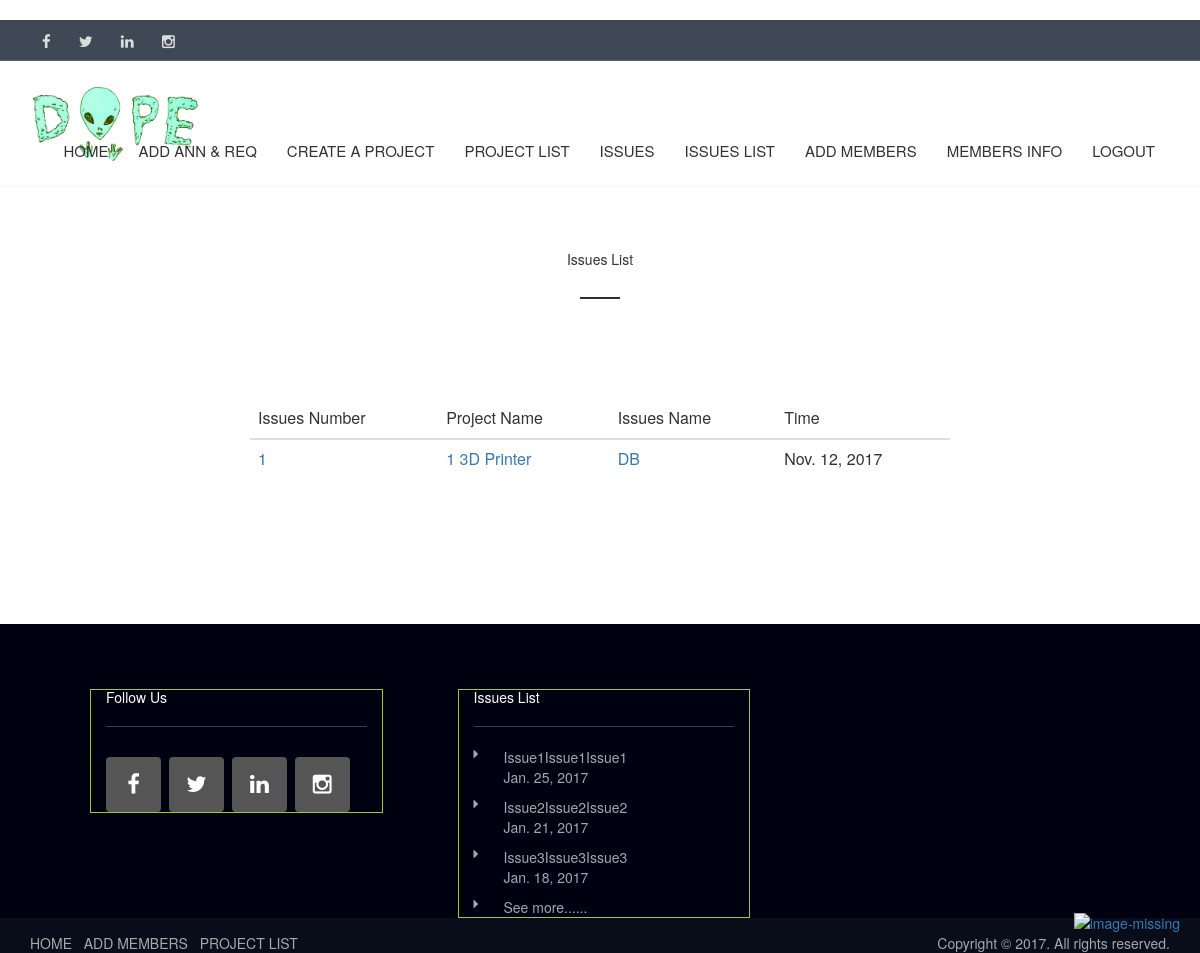
/myapp/issues_list/ (signed in), run on an earlier commit of the app's database.
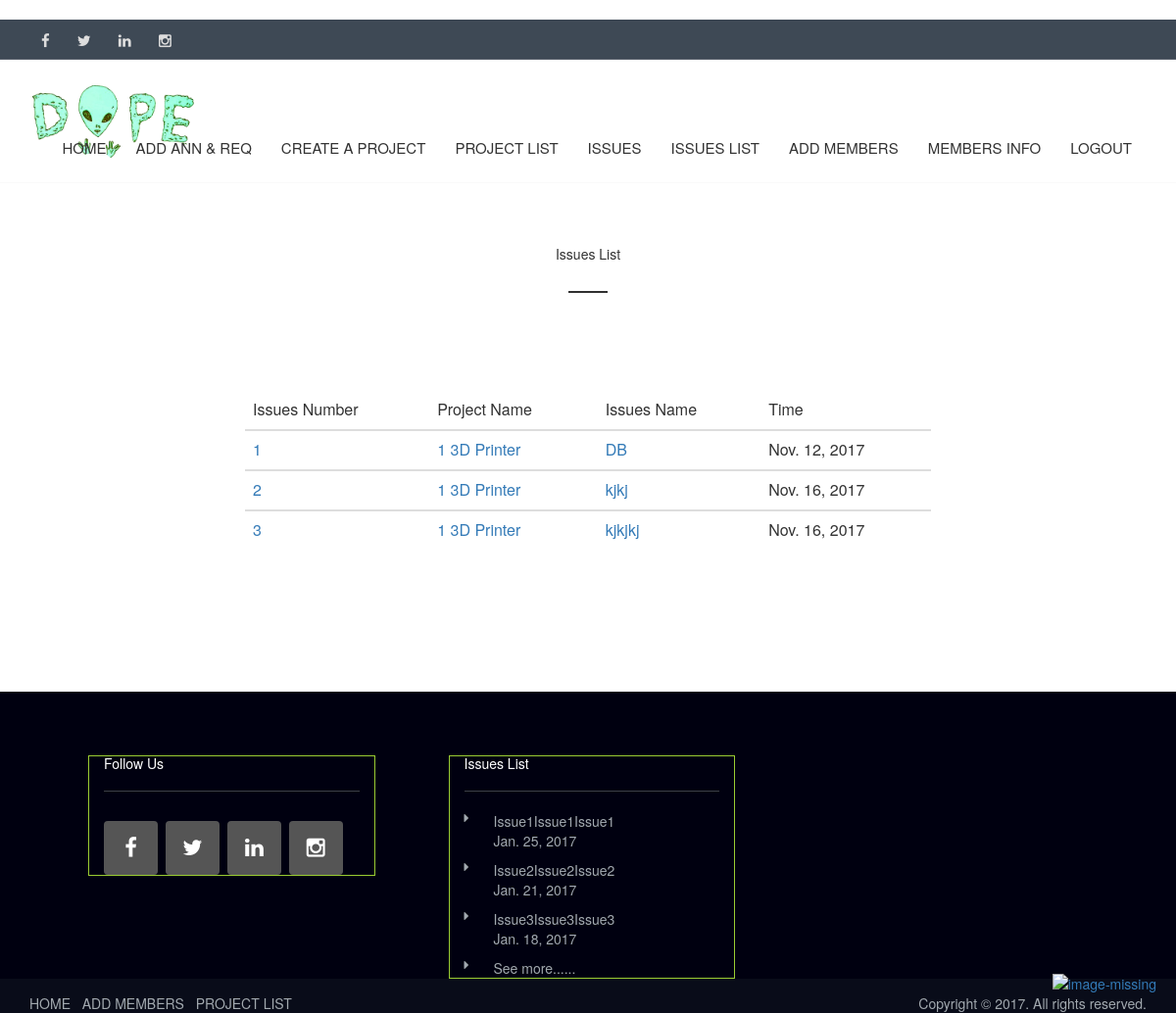
And on a later commit of the database.
### myapp/models.py (models this page shows, shortened)
class Issue(models.Model):
    project = models.ForeignKey(Project)
    title = models.CharField(max_length=1000)
    description = models.CharField(max_length=100000)
    author = models.ForeignKey(User)
    date =  models.DateField()

class Project(models.Model):
    project_no = models.IntegerField(primary_key=True)
    members = models.ManyToManyField(Member,blank=True)
    name = models.CharField(max_length=50)
    leader = models.CharField(max_length=50)
    start_date = models.DateField()
    end_date = models.DateField()
    Communication = 0
    Planning = 1
    Modeling = 2
    Construction = 3
    Deployment = 4
    phase_choice = (
        (0, 'Communication'),
        (1, 'Planning'),
        (2, 'Modeling'),
        (3, 'Construction'),
        (4, 'Deploylment')
    )
    phase = models.IntegerField(default=0, choices=phase_choice)
    description = models.CharField(max_length=100000)
    def __str__(self):
        return str(self.project_no)+'  '+ self.name

### myapp/views.py (the view)
def Issues_list(request):
    if request.user.username == 'mica':
        issue_list = Issue.objects.all()
    else:
        P_no = Member.objects.filter(first_name=request.user.username).values_list('project_no')
        issue_list = Issue.objects.filter(project=P_no)
    return render(request, 'management/issues_list.html', {'issue_list':issue_list})

### myapp/templates/management/issues_list.html (shortened to what this page needs)
﻿{% extends 'management/base.html' %}
{% block body_block %}
		<section class="contact_page">
			<div class="container">
				<div class="row">
					<div class="col-sm-6 col-sm-offset-3 m-t-50">
						<h1 class="underline heading">Issues List</h1>
					</div>
				</div>
			</div>
		</section>
		<div class="container2">
			<nav class="navbar navbar-default" role="navigation">
			</nav>
			<table class="table table-hover">
				<thead>
					<tr>
                        <th>Issues Number</th>
                        <th>Project Name</th>
						<th>Issues Name</th>
						<th>Time</th>
					</tr>
				</thead>
                {% for obj in issue_list %}
                    <tbody class="tbody1">
					<tr class="">
                            <td><a href="{% url 'myapp:issues_detail' obj.id %}" >{{ obj.id }}</a></td>
                            <td><a href="{% url 'myapp:issues_detail' obj.id %}" >{{ obj.project }}</a></td>
                            <td><a href="{% url 'myapp:issues_detail' obj.id %}" >{{ obj.title }}</a></td>
						    <td>{{ obj.date }}</td>
					</tr>
                    </tbody>
                {% endfor %}
			</table>
		</div>
	{% endblock %}

What changed in the data, as far as the page shows it:
added Issue: id "2", project "1 3D Printer", title "kjkj", date "Nov. 16, 2017"
added Issue: id "3", project "1 3D Printer", title "kjkjkj", date "Nov. 16, 2017"
